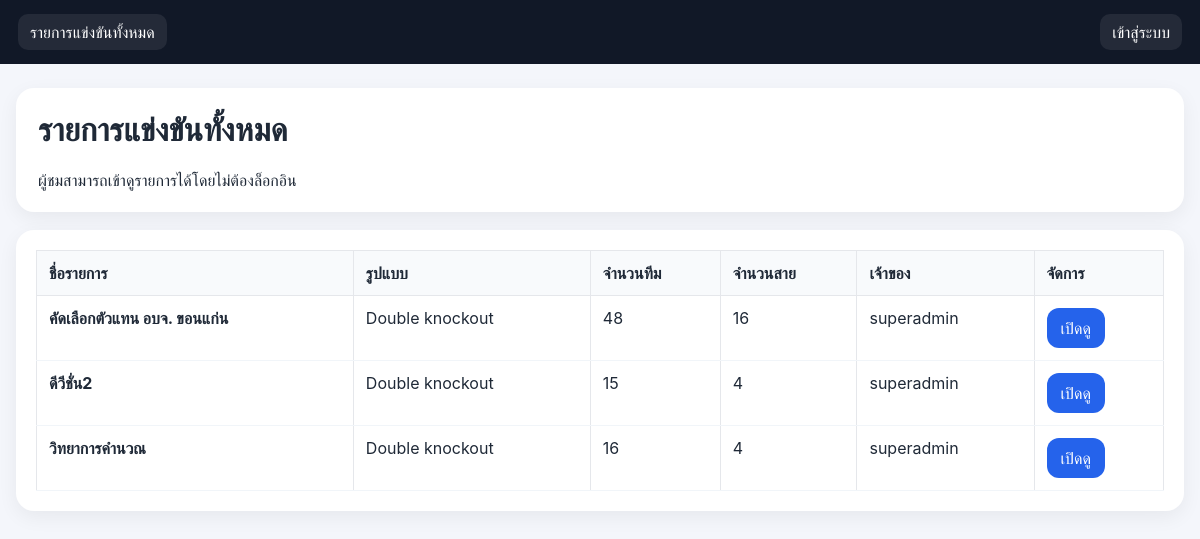
The page / on the database its author committed.
### tables this page shows
CREATE TABLE tournaments (
            id INTEGER PRIMARY KEY AUTOINCREMENT,
            name TEXT NOT NULL,
            owner_id INTEGER NOT NULL,
            team_count INTEGER NOT NULL,
            group_count INTEGER NOT NULL,
            group_sizes_json TEXT NOT NULL,
            avoid_same INTEGER NOT NULL DEFAULT 1,
            competition_type TEXT NOT NULL DEFAULT 'double_knockout',
            qualify_per_group INTEGER NOT NULL DEFAULT 2,
            status TEXT NOT NULL DEFAULT 'draft',
            created_at TEXT NOT NULL,
            FOREIGN KEY(owner_id) REFERENCES users(id)
        );

CREATE TABLE users (
            id INTEGER PRIMARY KEY AUTOINCREMENT,
            username TEXT UNIQUE NOT NULL,
            password_hash TEXT NOT NULL,
            role TEXT NOT NULL CHECK(role IN ('super_admin', 'admin')),
            created_by INTEGER,
            is_active INTEGER NOT NULL DEFAULT 1,
            create_quota INTEGER NOT NULL DEFAULT 0,
            created_count INTEGER NOT NULL DEFAULT 0,
            expires_at TEXT,
            created_at TEXT NOT NULL,
            updated_at TEXT NOT NULL,
            FOREIGN KEY(created_by) REFERENCES users(id)
        );

### app.py (the view)
@app.route("/")
def home():
    db = get_db()
    tournaments = db.execute(
        """
        SELECT t.*, u.username AS owner_name
        FROM tournaments t JOIN users u ON u.id = t.owner_id
        ORDER BY t.id DESC
        """
    ).fetchall()
    return render_template("public_home.html", tournaments=tournaments)

### app.py (called while the page is built)
def table_exists(db, table_name):
    row = db.execute(
        "SELECT name FROM sqlite_master WHERE type = 'table' AND name = ?",
        (table_name,),
    ).fetchone()
    return row is not None

def get_db():
    if "db" not in g:
        g.db = sqlite3.connect(DATABASE)
        g.db.row_factory = sqlite3.Row
        ensure_runtime_schema(g.db)
    return g.db

def current_user():
    uid = session.get("user_id")
    if not uid:
        return None
    return get_db().execute("SELECT * FROM users WHERE id = ?", (uid,)).fetchone()

def competition_type_label(value):
    labels = {
        "double_knockout": "Double knockout",
        "double_elimination": "Double knockout",
        "knockout": "Knockout",
    }
    return labels.get(value, value or "-")

@app.context_processor
def inject_user():
    return {
        "current_user": current_user(),
        "competition_type_label": competition_type_label,
        "stage_can_edit": stage_is_editable,
    }

### templates/public_home.html (shortened to what this page needs)
{% extends "base.html" %}
{% block content %}
<div class="page-grid">
    <div class="card" style="padding: 22px;">
        <h1 style="margin-top:0;">รายการแข่งขันทั้งหมด</h1>
        <p class="muted-text" style="margin-bottom:0;">
            ผู้ชมสามารถเข้าดูรายการได้โดยไม่ต้องล็อกอิน
        </p>
    </div>
    <div class="card" style="padding: 20px;">
        {% if tournaments %}
        <div style="overflow-x:auto;">
            <table style="border-collapse: collapse;">
                <thead>
                    <tr>
                        <th style="text-align:left; padding:12px; border-bottom:1px solid #e5e7eb;">ชื่อรายการ</th>
                        <th style="text-align:left; padding:12px; border-bottom:1px solid #e5e7eb;">รูปแบบ</th>
                        <th style="text-align:left; padding:12px; border-bottom:1px solid #e5e7eb;">จำนวนทีม</th>
                        <th style="text-align:left; padding:12px; border-bottom:1px solid #e5e7eb;">จำนวนสาย</th>
                        <th style="text-align:left; padding:12px; border-bottom:1px solid #e5e7eb;">เจ้าของ</th>
                        <th style="text-align:left; padding:12px; border-bottom:1px solid #e5e7eb;">จัดการ</th>
                    </tr>
                </thead>
                <tbody>
                    {% for t in tournaments %}
                    <tr>
                        <td style="padding:12px; border-bottom:1px solid #f1f5f9;">
                            <strong>{{ t.name }}</strong>
                        </td>
                        <td style="padding:12px; border-bottom:1px solid #f1f5f9;">
                            {{ competition_type_label(t.competition_type) }}
                        </td>
                        <td style="padding:12px; border-bottom:1px solid #f1f5f9;">{{ t.team_count }}</td>
                        <td style="padding:12px; border-bottom:1px solid #f1f5f9;">{{ t.group_count }}</td>
                        <td style="padding:12px; border-bottom:1px solid #f1f5f9;">{{ t.owner_name }}</td>
                        <td style="padding:12px; border-bottom:1px solid #f1f5f9;">
                            <a class="btn btn-primary" href="{{ url_for('view_tournament', tournament_id=t.id) }}">เปิดดู</a>
                        </td>
                    </tr>
                    {% endfor %}
                </tbody>
            </table>
        </div>
        {% else %}
        <div class="empty-state">ยังไม่มีทัวร์นาเมนต์</div>
        {% endif %}
    </div>
</div>
{% endblock %}

### templates/base.html (style rules this page uses)
body { font-family:-apple-system,BlinkMacSystemFont,'Segoe UI',sans-serif;background:#f4f6fb;margin:0;color:#1f2937 }
.card { background:#fff;border-radius:18px;padding:20px;box-shadow:0 6px 20px rgba(0,0,0,.06);margin-bottom:18px }
.btn { display:inline-block;border:0;border-radius:12px;padding:10px 14px;background:#2563eb;color:#fff;text-decoration:none;cursor:pointer }
table { width:100%;border-collapse:collapse }
th,td { border:1px solid #e5e7eb;padding:8px;vertical-align:top }
th { background:#f8fafc }

### rows shown on the page
tournaments: name "คัดเลือกตัวแทน อบจ. ขอนแก่น", competition_type "Double knockout", team_count "48", group_count "16", owner_name "superadmin"
tournaments: name "ดีวีชั่น2", competition_type "Double knockout", team_count "15", group_count "4", owner_name "superadmin"
tournaments: name "วิทยาการคำนวณ", competition_type "Double knockout", team_count "16", group_count "4", owner_name "superadmin"
